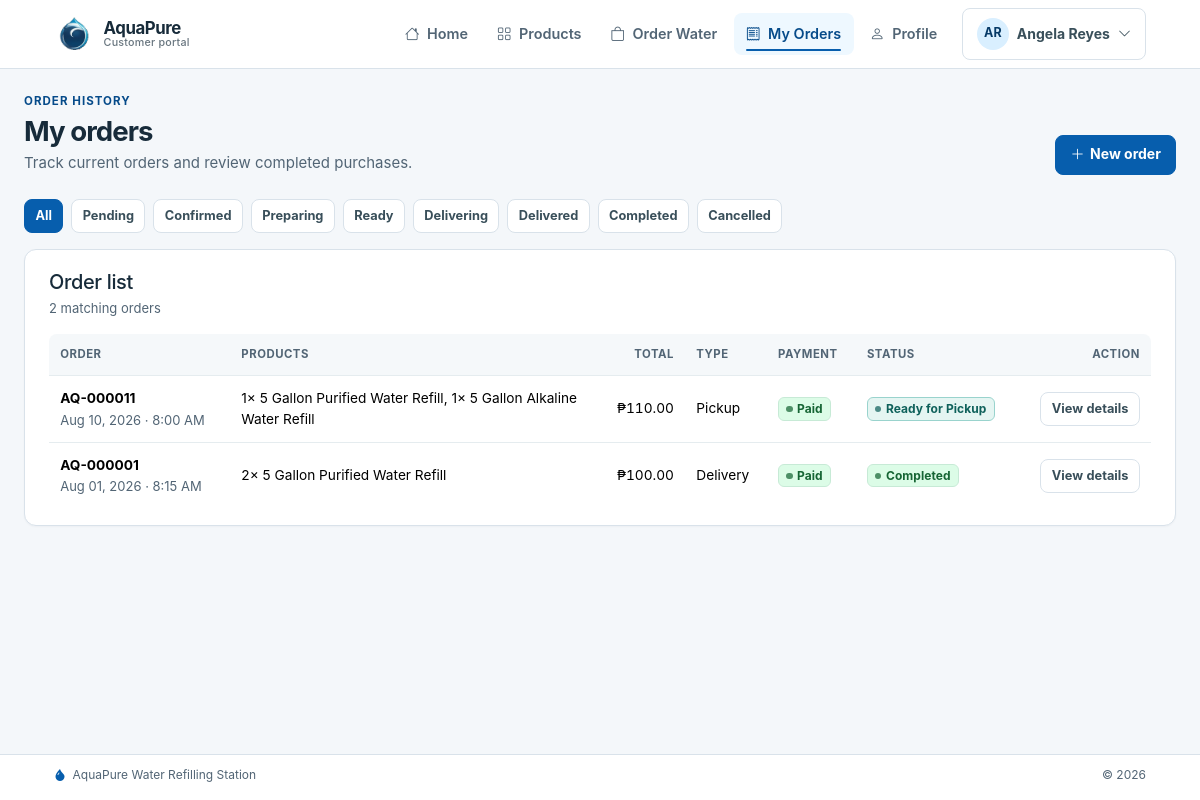
The app's page /customer/index.php?page=orders (signed in) with its own data.
### tables this page shows
CREATE TABLE customers (
    customer_id INT UNSIGNED AUTO_INCREMENT PRIMARY KEY,
    full_name VARCHAR(100) NOT NULL,
    email VARCHAR(100) NULL UNIQUE,
    contact_number VARCHAR(20) NOT NULL,
    address VARCHAR(255) NOT NULL,
    password_hash VARCHAR(255) NULL,
    customer_type ENUM('Online Customer','Walk-in Customer','Residential','Business') NOT NULL DEFAULT 'Online Customer',
    account_status ENUM('Active','Inactive') NOT NULL DEFAULT 'Active',
    created_at TIMESTAMP NOT NULL DEFAULT CURRENT_TIMESTAMP,
    updated_at TIMESTAMP NOT NULL DEFAULT CURRENT_TIMESTAMP ON UPDATE CURRENT_TIMESTAMP,
    INDEX idx_customers_status (account_status)
);

CREATE TABLE orders (
    order_id INT UNSIGNED AUTO_INCREMENT PRIMARY KEY,
    customer_id INT UNSIGNED NOT NULL,
    processed_by INT UNSIGNED NULL,
    order_source ENUM('Online','Walk-in') NOT NULL DEFAULT 'Online',
    order_type ENUM('Walk-in','Pickup','Delivery') NOT NULL,
    total_amount DECIMAL(10,2) UNSIGNED NOT NULL,
    payment_status ENUM('Unpaid','Partial','Paid','Refunded') NOT NULL DEFAULT 'Unpaid',
    order_status ENUM('Pending','Confirmed','Preparing','Ready for Pickup','Out for Delivery','Delivered','Completed','Cancelled') NOT NULL DEFAULT 'Pending',
    notes TEXT NULL,
    order_date DATETIME NOT NULL DEFAULT CURRENT_TIMESTAMP,
    updated_at TIMESTAMP NOT NULL DEFAULT CURRENT_TIMESTAMP ON UPDATE CURRENT_TIMESTAMP,
    CONSTRAINT fk_orders_customer FOREIGN KEY (customer_id) REFERENCES customers(customer_id) ON UPDATE CASCADE ON DELETE RESTRICT,
    CONSTRAINT fk_orders_processor FOREIGN KEY (processed_by) REFERENCES users(user_id) ON UPDATE CASCADE ON DELETE SET NULL,
    INDEX idx_orders_date (order_date),
    INDEX idx_orders_status (order_status),
    INDEX idx_orders_customer (customer_id)
);

### customer/index.php (called while the page is built, shortened)
<?php
require_customer();
$page = $_GET["page"] ?? "dashboard";
require __DIR__ . "/../includes/customer-header.php";
require __DIR__ . "/pages/" . $page . ".php";
require __DIR__ . "/../includes/app-footer.php";

### includes/functions.php (called while the page is built, shortened)
<?php
function url(string $path = ""): string
{
    return BASE_URL . ($path === "" ? "" : "/" . ltrim($path, "/"));
}
function e(mixed $value): string
{
    return htmlspecialchars(
        (string) $value,
        ENT_QUOTES | ENT_SUBSTITUTE,
        "UTF-8",
    );
}
function current_account(): ?array
{
    static $resolved = false;
    static $account = null;
    if ($resolved) {
        return $account;
    }
    $resolved = true;
    $sessionAccount = $_SESSION["account"] ?? null;
    $id = positive_int($sessionAccount["id"] ?? 0);
    $type = $sessionAccount["type"] ?? "";
    if ($type === "customer") {
        $statement = db()->prepare(
            "SELECT customer_id, full_name, email
             FROM customers
             WHERE customer_id = ? AND account_status = 'Active'
             LIMIT 1",
        );
        $statement->execute([$id]);
        $record = $statement->fetch();
        $account = [
            "id" => (int) $record["customer_id"],
            "name" => $record["full_name"],
            "email" => $record["email"],
            "role" => "Customer",
            "type" => "customer",
        ];
    }
    return $account;
}
function is_customer(): bool
{
    return (current_account()["type"] ?? null) === "customer";
}
function require_customer(): void
{
    if (!is_customer()) {
        flash("warning", "Please log in as a customer to continue.");
        redirect("login.php");
    }
}
function positive_int(mixed $value): int
{
    $validated = filter_var($value, FILTER_VALIDATE_INT, [
        "options" => ["min_range" => 1],
    ]);
    return $validated === false ? 0 : (int) $validated;
}
function badge_class(string $status): string
{
    return match ($status) {
        "Paid",
        "Completed",
        "Delivered",
        "Available",
        "Active",
        "In Stock"
            => "text-bg-success",
        "Pending", "Unpaid", "Partial", "Low Stock" => "text-bg-warning",
        "Confirmed", "Preparing", "Out for Delivery", "Assigned" => "text-bg-info",
        "Ready for Pickup" => "text-bg-primary",
        "Cancelled",
        "Out of Stock",
        "Failed"
            => "text-bg-danger",
        "Inactive", "Unavailable", "Refunded" => "text-bg-secondary",
        default => "text-bg-secondary",
    };
}
function money(float|string|int $amount): string
{
    return "₱" . number_format((float) $amount, 2);
}
function order_number(int $id): string
{
    return "AQ-" . str_pad((string) $id, 6, "0", STR_PAD_LEFT);
}

### config/database.php (called while the page is built, shortened)
<?php
function db(): PDO
{
    static $pdo = null;
    static $schemaChecked = false;
    if ($pdo instanceof PDO) {
        return $pdo;
    }
    $host = getenv('AQUAPURE_DB_HOST') ?: '127.0.0.1';
    $port = getenv('AQUAPURE_DB_PORT') ?: '3306';
    $name = getenv('AQUAPURE_DB_NAME') ?: 'aquapure_db';
    $user = getenv('AQUAPURE_DB_USER') ?: 'root';
    $pass = getenv('AQUAPURE_DB_PASS');
    $pass = is_string($pass) ? $pass : '';
    $dsn = sprintf(
        'mysql:host=%s;port=%s;dbname=%s;charset=utf8mb4',
        $host,
        $port,
        $name,
    );
    $pdo = new PDO($dsn, $user, $pass, [
        PDO::ATTR_ERRMODE => PDO::ERRMODE_EXCEPTION,
        PDO::ATTR_DEFAULT_FETCH_MODE => PDO::FETCH_ASSOC,
        PDO::ATTR_EMULATE_PREPARES => false,
        PDO::ATTR_STRINGIFY_FETCHES => false,
    ]);
    $pdo->exec("SET time_zone = '+08:00'");
    if (!$schemaChecked) {
        assert_aquapure_schema_ready($pdo);
    }
    return $pdo;
}
function assert_aquapure_schema_ready(PDO $pdo): void
{
    $required = [
        'users' => [
            'user_id', 'full_name', 'username', 'email', 'contact_number',
            'password_hash', 'role', 'account_status', 'created_at', 'updated_at',
        ],
        'customers' => [
            'customer_id', 'full_name', 'email', 'contact_number', 'address',
            'password_hash', 'customer_type', 'account_status', 'created_at', 'updated_at',
        ],
        'products' => [
            'product_id', 'product_name', 'description', 'category', 'price',
            'quantity_available', 'image_path', 'status', 'created_at', 'updated_at',
        ],
        'orders' => [
            'order_id', 'customer_id', 'processed_by', 'order_source', 'order_type',
            'total_amount', 'payment_status', 'order_status', 'notes', 'order_date', 'updated_at',
        ],
        'order_items' => [
            'order_item_id', 'order_id', 'product_id', 'quantity', 'unit_price', 'subtotal',
        ],
        'payments' => [
            'payment_id', 'order_id', 'amount_due', 'amount_paid', 'change_amount',
            'payment_method', 'reference_number', 'payment_date', 'payment_status',
            'recorded_by', 'created_at', 'updated_at',
        ],
        'deliveries' => [
            'delivery_id', 'order_id', 'recipient_name', 'contact_number',
            'delivery_address', 'preferred_delivery_date', 'additional_instructions',
            'assigned_staff_id', 'delivery_status', 'delivered_at', 'created_at', 'updated_at',
        ],
        'inventory' => [
            'inventory_id', 'item_name', 'category', 'quantity', 'unit',
            'reorder_level', 'status', 'updated_by', 'last_updated',
        ],
        'inventory_transactions' => [
            'transaction_id', 'inventory_id', 'recorded_by', 'transaction_type',
            'quantity', 'remarks', 'transaction_date',
        ],
        'notifications' => [
            'notification_id', 'customer_id', 'user_id', 'order_id', 'title',
            'message', 'is_read', 'created_at',
        ],
        'activity_logs' => [
            'activity_id', 'user_id', 'action', 'details', 'ip_address', 'created_at',
        ],
        'settings' => [
            'id', 'setting_key', 'setting_value', 'updated_by_user_id', 'updated_at',
        ],
        'user_invitations' => [
            'invitation_id', 'token_hash', 'email', 'role', 'created_by', 'created_at',
            'expires_at', 'used_at', 'used_by', 'revoked_at', 'status',
        ],
    ];
    $statement = $pdo->prepare(
        'SELECT COLUMN_NAME
         FROM information_schema.COLUMNS
         WHERE TABLE_SCHEMA = DATABASE() AND TABLE_NAME = ?',
    );
    foreach ($required as $table => $columns) {
        $statement->execute([$table]);
        $existing = array_fill_keys($statement->fetchAll(PDO::FETCH_COLUMN), true);
    }
}

### customer/pages/orders.php (the view, shortened to what this page needs)
<?php
$customerId = (int) current_account()["id"];
$filter = trim((string) ($_GET["status"] ?? ""));
$sql = "SELECT o.*, GROUP_CONCAT(CONCAT(oi.quantity, '× ', p.product_name) SEPARATOR ', ') AS products
        FROM orders o
        JOIN order_items oi ON oi.order_id = o.order_id
        JOIN products p ON p.product_id = oi.product_id
        WHERE o.customer_id = ?";
$params = [$customerId];
$sql .= " GROUP BY o.order_id ORDER BY o.order_date DESC";
$statement = db()->prepare($sql);
$statement->execute($params);
$orders = $statement->fetchAll();
?>
<header class="page-header">
    <div><p class="eyebrow mb-1">Order history</p><h1 class="section-title mb-1">My orders</h1><p class="text-secondary mb-0">Track current orders and review completed purchases.</p></div>
    <div class="page-header__actions"><a class="btn btn-primary" href="<?= e(url("customer/index.php?page=products")) ?>"><i class="bi bi-plus-lg" aria-hidden="true"></i>New order</a></div>
</header>
<nav class="filter-tabs" aria-label="Order status filters">
    <?php foreach (["" => "All", "Pending" => "Pending", "Confirmed" => "Confirmed", "Preparing" => "Preparing", "Ready for Pickup" => "Ready", "Out for Delivery" => "Delivering", "Delivered" => "Delivered", "Completed" => "Completed", "Cancelled" => "Cancelled"] as $value => $label): ?>
        <a class="btn btn-sm <?= $filter === $value ? "btn-primary" : "btn-light" ?>" href="<?= e(url("customer/index.php?page=orders&status=" . urlencode($value))) ?>" <?= $filter === $value ? 'aria-current="page"' : "" ?>><?= e($label) ?></a>
    <?php endforeach; ?>
</nav>
<section class="panel-card">
    <div class="section-header"><div><h2 class="h5 mb-1">Order list</h2><p class="small text-secondary mb-0"><?= number_format(count($orders)) ?> matching order<?= count($orders) === 1 ? "" : "s" ?></p></div></div>
    <div class="table-responsive mobile-table-cards" role="region" tabindex="0" aria-label="Orders table">
        <table data-layout="cards" role="table" class="table align-middle"><caption class="visually-hidden">Order list</caption>
            <thead><tr><th scope="col">Order</th><th scope="col">Products</th><th scope="col" class="text-end">Total</th><th scope="col">Type</th><th scope="col">Payment</th><th scope="col">Status</th><th scope="col" class="text-end">Action</th></tr></thead>
            <tbody>
            <?php foreach ($orders as $order): ?>
                <tr>
                    <td class="table-primary-cell" data-column-label="Order"><div class="table-cell-value"><strong><?= e(order_number((int) $order["order_id"])) ?></strong><div class="small text-secondary"><?= e(date("M d, Y · g:i A", strtotime($order["order_date"]))) ?></div></div></td>
                    <td class="table-copy" data-column-label="Products"><div class="table-cell-value"><?= e($order["products"]) ?></div></td>
                    <td class="text-end money" data-column-label="Total"><div class="table-cell-value"><?= money($order["total_amount"]) ?></div></td>
                    <td data-column-label="Type"><div class="table-cell-value"><?= e($order["order_type"]) ?></div></td>
                    <td data-column-label="Payment"><div class="table-cell-value"><span class="badge <?= e(badge_class($order["payment_status"])) ?>"><?= e($order["payment_status"]) ?></span></div></td>
                    <td data-column-label="Status"><div class="table-cell-value"><span class="badge <?= e(badge_class($order["order_status"])) ?>"><?= e($order["order_status"]) ?></span></div></td>
                    <td class="text-end" data-column-label="Action"><div class="table-cell-value"><a class="btn btn-sm btn-light" href="<?= e(url("customer/index.php?page=order&id=" . $order["order_id"])) ?>">View details</a></div></td>
                </tr>
            <?php endforeach; ?>
            </tbody>
        </table>
    </div>
</section>

### includes/customer-header.php (shortened to what this page needs)
<?php
$page = $page ?? "dashboard";
$account = current_account();
$nameParts = preg_split('/\s+/', trim((string) $account["name"])) ?: [];
$accountInitials = "";
foreach (array_slice($nameParts, 0, 2) as $namePart) {
    $accountInitials .= strtoupper(substr($namePart, 0, 1));
}
$customerNav = [
    "dashboard" => ["bi-house", "Home"],
    "products" => ["bi-grid", "Products"],
    "cart" => ["bi-bag", "Order Water"],
    "orders" => ["bi-receipt", "My Orders"],
    "profile" => ["bi-person", "Profile"],
];
?>
<!doctype html>
<html lang="en">
<head>
    <link rel="stylesheet" href="<?= e(url("assets/vendor/bootstrap/css/bootstrap.min.css")) ?>">
    <link rel="stylesheet" href="<?= e(url("assets/vendor/bootstrap-icons/font/bootstrap-icons.min.css")) ?>">
    <link rel="stylesheet" href="<?= e(url("assets/css/style.css?v=8")) ?>">
</head>
<body class="customer-page">
<nav class="navbar navbar-expand-lg navbar-light bg-white border-bottom sticky-top site-nav customer-nav" aria-label="Customer navigation">
    <div class="container">
        <a class="navbar-brand brand" href="<?= e(url("customer/index.php")) ?>">
            <img class="brand-logo" src="<?= e(url("assets/images/aquapure-logo-transparent.png")) ?>" width="40" height="40" alt="">
            <span class="brand-copy">AquaPure<small>Customer portal</small></span>
        </a>
        <div class="collapse navbar-collapse" id="customerNav">
            <ul class="navbar-nav ms-auto align-items-lg-center gap-lg-1">
                <?php foreach ($customerNav as $key => [$icon, $label]): ?>
                    <li class="nav-item">
                        <a class="nav-link <?= ($page === $key || ($key === "orders" && in_array($page, ["order", "payment-return"], true))) ? "active" : "" ?>"
                           href="<?= e(url("customer/index.php?page=" . $key)) ?>"
                           <?= ($page === $key || ($key === "orders" && in_array($page, ["order", "payment-return"], true))) ? 'aria-current="page"' : "" ?>>
                            <i class="bi <?= e($icon) ?> me-1" aria-hidden="true"></i>
                            <?= e($label) ?>
                        </a>
                    </li>
                <?php endforeach; ?>
                <li class="nav-item dropdown ms-lg-2">
                    <button class="btn btn-light d-flex align-items-center gap-2 w-100" type="button" data-bs-toggle="dropdown" aria-expanded="false" aria-label="Account menu for <?= e($account["name"]) ?>">
                        <span class="account-avatar" aria-hidden="true"><?= e($accountInitials ?: "AQ") ?></span>
                        <span class="text-truncate"><?= e($account["name"]) ?></span>
                        <i class="bi bi-chevron-down small ms-auto" aria-hidden="true"></i>
                    </button>
                </li>
            </ul>
        </div>
    </div>
</nav>
<main class="container customer-content" id="mainContent" tabindex="-1">

### records on screen
customers: full_name "Angela Reyes"
orders: order_id "AQ-000011", order_date "Aug 10, 2026 · 8:00 AM", products "1× 5 Gallon Purified Water Refill, 1× 5 Gallon Alkaline Water Refill", total_amount "₱110.00", order_type "Pickup", payment_status "Paid", order_status "Ready for Pickup"
orders: order_id "AQ-000001", order_date "Aug 01, 2026 · 8:15 AM", products "2× 5 Gallon Purified Water Refill", total_amount "₱100.00", order_type "Delivery", payment_status "Paid", order_status "Completed"

### other values on screen
$label "Home"
$label "Products"
$label "Order Water"
$label "My Orders"
$label "Profile"
$accountInitials ?: "AQ" "AR"
$label "All"
$label "Pending"
$label "Confirmed"
$label "Preparing"
$label "Ready"
$label "Delivering"
$label "Delivered"
$label "Completed"
$label "Cancelled"
